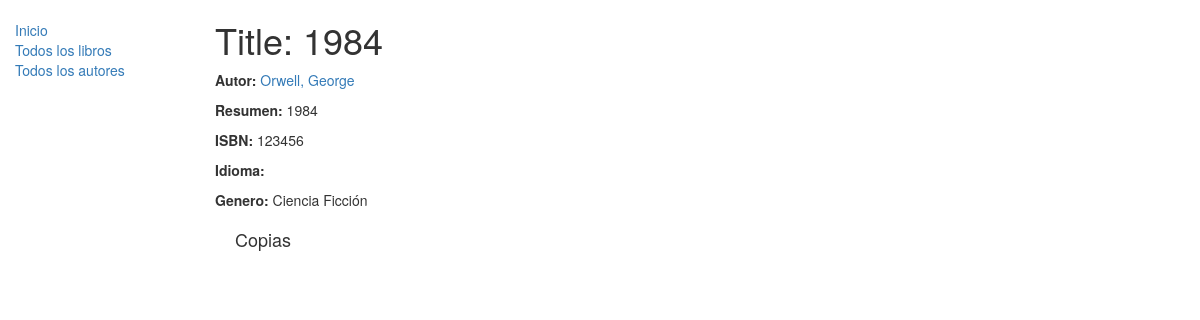
/catalog/book/3, run on the app's committed database.
### catalog/models.py (models this page shows, shortened)
class Book(models.Model):
    title = models.CharField(max_length=200)
    author = models.ForeignKey('Author', on_delete=models.SET_NULL, null=True)
    summary = models.TextField(max_length=1000, help_text="Ingrese una breve descripción del libro")
    isbn = models.CharField('ISBN',max_length=13, help_text='13 Caracteres <a href="https://www.isbn-international.org/content/what-isbn">ISBN number</a>')
    genre = models.ManyToManyField(Genre, help_text="Seleccione un genero para este libro")

class Author(models.Model):
    first_name = models.CharField(max_length=100)
    last_name = models.CharField(max_length=100)
    date_of_birth = models.DateField(null=True, blank=True)
    date_of_death = models.DateField('Died', null=True, blank=True)
    def __str__(self):
        return '%s, %s' % (self.last_name, self.first_name)

class Genre(models.Model):
    name = models.CharField(max_length=200, help_text="Ingrese el nombre del género (p. ej. Ciencia Ficción, Poesía Francesa etc.)")
    def __str__(self):
        return self.name

### catalog/views.py (the view)
# urls.py: path('book/<int:pk>', views.BookDetailView.as_view(), name='book-detail'),
class BookDetailView(generic.DetailView):
    model = Book

### catalog/templates/catalog/book_detail.html (shortened to what this page needs)
{% extends "base_generic.html" %}
{% block content %}
  <h1>Title: {{ book.title }}</h1>
  <p><strong>Autor:</strong> <a href="">{{ book.author }}</a></p>
  <p><strong>Resumen:</strong> {{ book.summary }}</p>
  <p><strong>ISBN:</strong> {{ book.isbn }}</p>
  <p><strong>Idioma:</strong> {{ book.language }}</p>
  <p><strong>Genero:</strong> {% for genre in book.genre.all %} {{ genre }}{% if not forloop.last %}, {% endif %}{% endfor %}</p>
  <div style="margin-left:20px;margin-top:20px">
    <h4>Copias</h4>
  </div>
{% endblock %}

### data on the page
Book: title "1984", author "Orwell, George", summary "1984", isbn "123456"
Genre: name "Ciencia Ficción"
